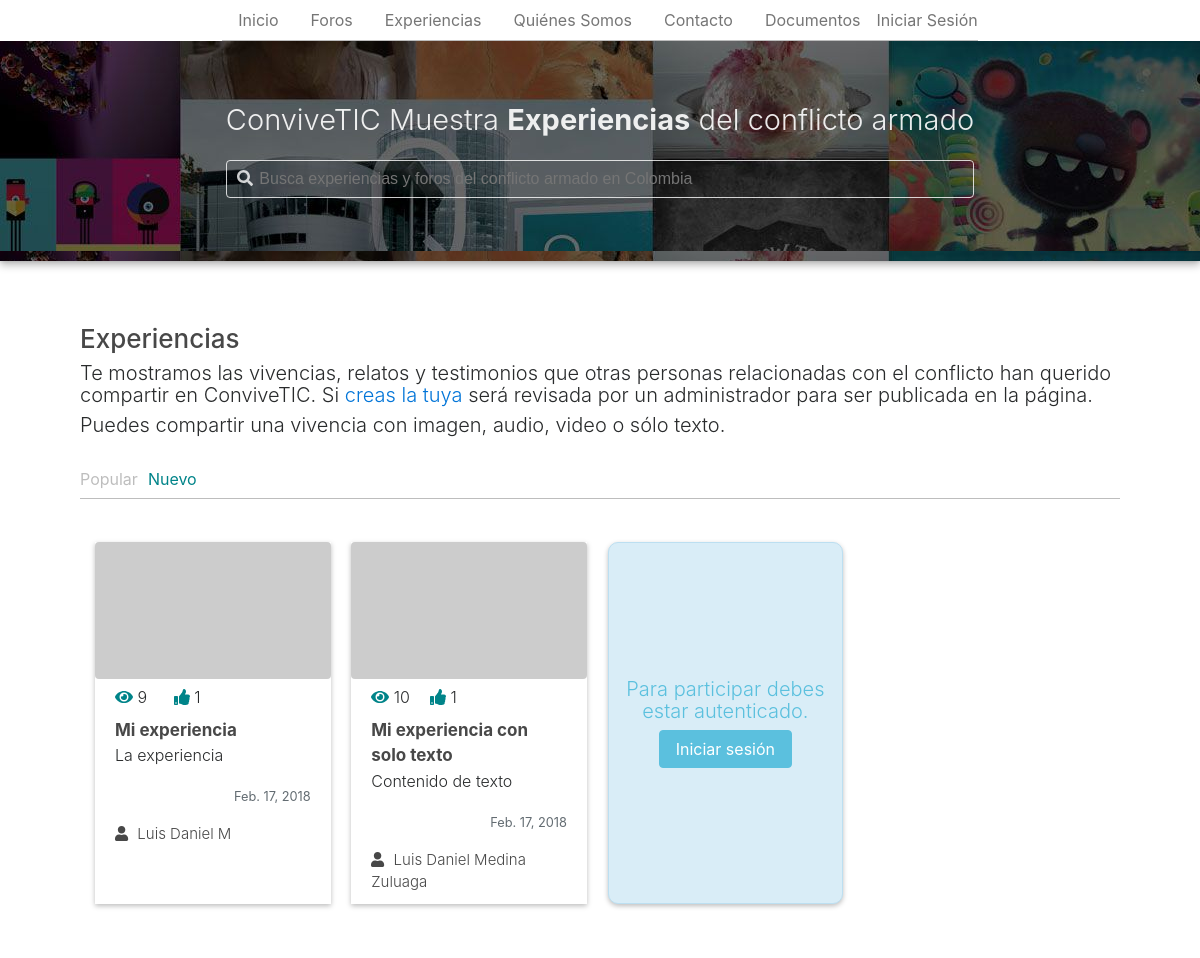
/experiences (upper part), run on an earlier commit of the app's database.
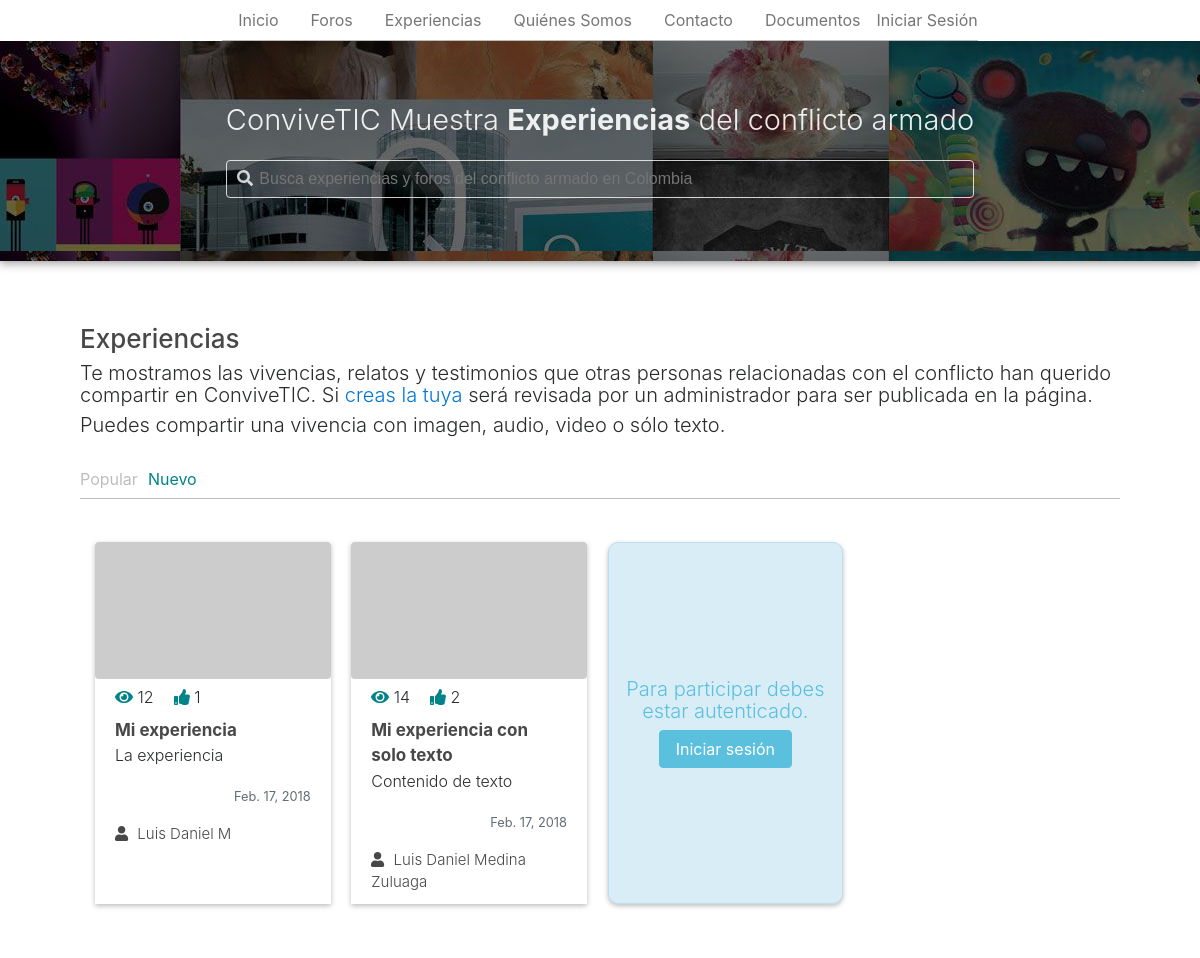
And on a later commit of the database.
### app/models.py (models this page shows)
class Experience(models.Model):
	author = models.ForeignKey(
		User,
		on_delete=models.SET_NULL,
		null=True
	)
	title = models.CharField(
		max_length = 100,
		default = ''
	)
	content = models.TextField(
		default="",
		blank=False,
		null=False
	)
	pub_date = models.DateField(
		default=date.today
	)
	video_url = models.CharField(
		max_length=50,
		null=True,
		blank=True
	)
	audio_url = models.CharField(
		max_length=100,
		null=True,
		blank=True
	)
	img = models.ImageField(
		upload_to="uploads/",
		null=True,
		blank=True
	)
	status = models.CharField(
		max_length = 20,
		choices = STATUS_CHOICES,
		default = 'P'
	)
	views = models.PositiveIntegerField(
		default = 0
	)
	likes = models.PositiveIntegerField(
		default = 0
	)
	tags = models.ManyToManyField(ExperienceTag, blank=True)

### app/views.py (the view)
# urls.py: path('experiences', ExperiencesView.as_view(), name="experiences"),
class ExperiencesView(ListView):
	template_name = 'app/experiences.html'
	context_object_name = 'experiences'
	queryset = Experience.objects.order_by('pub_date').filter(status='A')
	paginate_by = 8
	def get_context_data(self, **kwargs):
		context = super(ExperiencesView, self).get_context_data(**kwargs)
		context['order'] = 'new'
		return context;

### app/templates/app/experiences.html (shortened to what this page needs)
{% extends 'app/base.html' %}
{% load static %}
{% block content %}
<div class="exp-gral-section">
	<section class="exp-section">
		<div class="exp-gra-c">
			<h3 class="border exp-section-title">Experiencias</h3>
			<h5 class="exp-section-subtitle">Te mostramos las vivencias, relatos y testimonios que otras personas relacionadas con el conflicto han querido compartir en ConviveTIC. Si <a href="{% url 'experiences_create' %}">creas la tuya</a> será revisada por un administrador para ser publicada en la página.</h5>
			<h5 class="exp-section-subtitle">Puedes compartir una vivencia con imagen, audio, video o sólo texto.</h5>
			<div class="filter-section">
	 			<ul>
	 				<li {% if order == 'popular' %} class="active" {% endif %}><a href="{% url 'experiences-ordered' 'popular' %}">Popular</a></li>
	 				<li {% if order == 'new' %} class="active" {% endif %}><a href="{% url 'experiences-ordered' 'new' %}">Nuevo</a></li>
	 			</ul>
	 		</div>
			<div class="experiences-c">
				{% for exp in experiences %}
				<div class="experience">
					<img class="rounded" src="http://via.placeholder.com/320x186">
					<div class="exp-data">
						<div class="detail-c">
							<div class="popular-data-c">
								<div class="views"><i class="fas fa-eye"></i> {{ exp.views }}</div>
									<div class="likes"><i class="fas fa-thumbs-up"></i> {{ exp.experienceslike_set.count }}</div>
							</div>
							<div class="exp-title"><a href="{% url 'experience-detail' exp.id %}">{{exp.title}}</a></div>
							<div class="content-c">
								<p>{{exp.content}}</p>
							</div>
							<p class="text-muted text-right"><small>{{ exp.pub_date }}</small></p>
							<div class="publisher"><i class="fas fa-user"></i>{% if request.user.is_authenticated and request.user == exp.author %}
								Tú
							{% else %}
								{{ exp.author.get_full_name }}
							{% endif %}
							</div>
						</div>
					</div>
				</div>
				{% endfor %}
				{% if request.user.is_authenticated %}
					<a class="experience exp-invitation btn btn-success" href="{% url 'experiences_create' %}">
						<h5 class="inv-text">¡Participa y comparte la tuya!</h5>
					</a>
				{% else %}
					<div class="experience exp-invitation alert alert-info">
						<div class="text-center">
							<h5 class="inv-text text-info">Para participar debes estar autenticado.</h5>
							<a class="btn btn-info" href="{% url 'login' %}?next=/experiences">Iniciar sesión</a>
						</div>
					</div>
				{% endif %}
			</div>
		</div>
	</section>
</div>
{% endblock %}

What changed in the data, as far as the page shows it:
changed Experience "Mi experiencia": views "9" → "12"
changed Experience "Mi experiencia con solo texto": views "10" → "14"; experienceslike_set.count "1" → "2"
